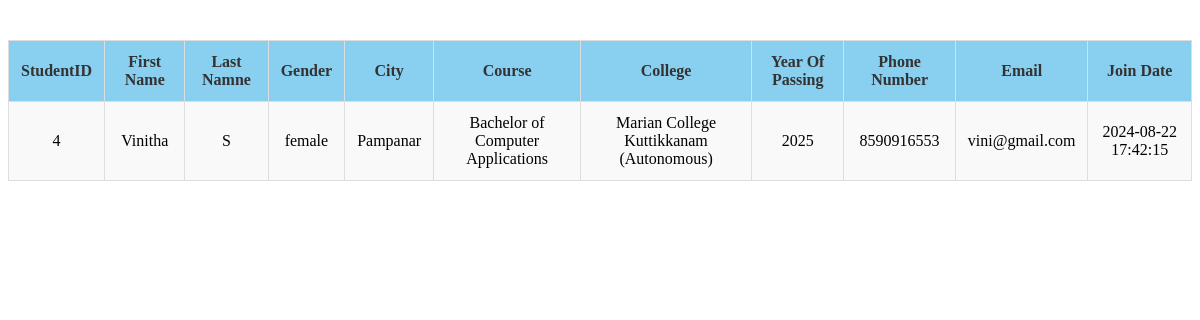
The app's page /Admin/manageUser.php with its own data.
### tables this page shows
CREATE TABLE `student_details` (
  `student_id` int(11) NOT NULL,
  `First_name` varchar(255) NOT NULL,
  `Last_name` varchar(255) NOT NULL,
  `Gender` enum('male','female','others') NOT NULL,
  `City` varchar(255) NOT NULL,
  `Course` varchar(255) NOT NULL,
  `College` varchar(255) NOT NULL,
  `Year_of_passing` varchar(4) NOT NULL,
  `PhoneNum` varchar(255) NOT NULL,
  `account_email` varchar(255) NOT NULL,
  `date_of_joined` timestamp NOT NULL DEFAULT current_timestamp()
);

### Admin/manageUser.php (the view, shortened to what this page needs)
<html lang="en">
<head>
</head>
<body>
<div class="application-results">
    <?php
        include 'connection.php';
        if ($conn->connect_error) {
            die("Connection failed: " . $conn->connect_error);
        } else {
            $sql = "SELECT * FROM student_details";
            $result = $conn->query($sql);
            if ($result->num_rows > 0) {
                echo "<table>
                        <tr>
                            <th>StudentID</th>
                            <th>First Name</th>
                            <th>Last Namne</th>
                            <th>Gender</th>
                            <th>City</th>
                            <th>Course</th>
                            <th>College</th>
                            <th>Year Of Passing</th>
                             <th>Phone Number</th>
                            <th>Email</th>
                            <th>Join Date</th>
                        </tr>";
                while($row = $result->fetch_assoc()) {
                    echo "<tr>
                            <td>" . $row["student_id"]. "</td>
                            <td>" . $row["First_name"]. "</td>
                            <td>" . $row["Last_name"]. "</td>
                            <td>" . $row["Gender"]. "</td>
                            <td>" . $row["City"]. "</td>
                            <td>" . $row["Course"]. "</td>
                            <td>" . $row["College"]. "</td>
                            <td>" . $row["Year_of_passing"]. "</td>
                            <td>" . $row["PhoneNum"]. "</td>
                            <td>" . $row["account_email"]. "</td>
                            <td>" . $row["date_of_joined"]. "</td>
                          </tr>";
                }
                echo "</table>";
            } else {
                echo "0 results";
            }
        }
    ?>
</div>
</body>
</html>

### Admin/manageUser.php (style rules this page uses)
.application-results { margin-top: 40px; }
.application-results table { width: 100%; border-collapse: collapse; }
.application-results th, .application-results td { border: 1px solid #ddd; padding: 12px; text-align: center; }
.application-results th { background-color: #89CFF0; color: #333; }
.application-results td { background-color: #f9f9f9; }

### records on screen
student_details: student_id "4", First_name "Vinitha", Last_name "S", Gender "female", City "Pampanar", Course "Bachelor of Computer Applications", College "Marian College Kuttikkanam (Autonomous)", Year_of_passing "2025", PhoneNum "8590916553", account_email "vini@gmail.com", date_of_joined "2024-08-22 17:42:15"
